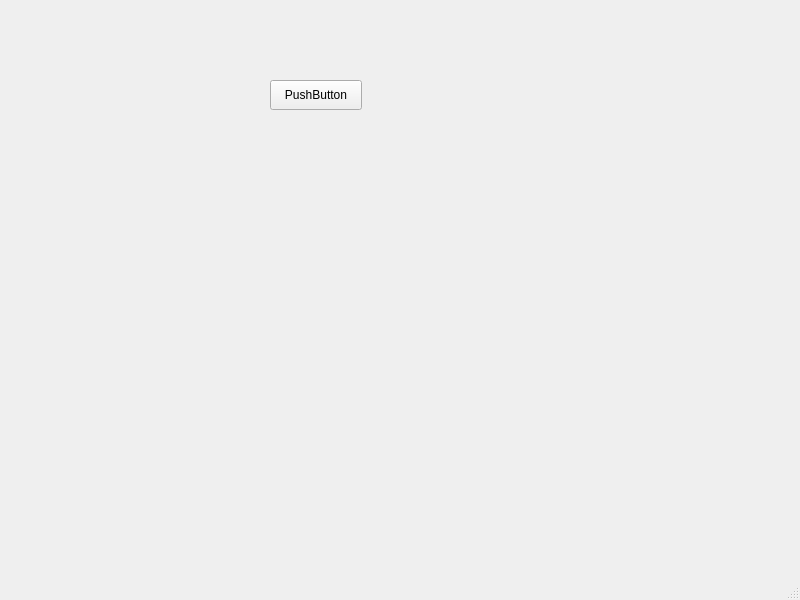
<?xml version="1.0" encoding="UTF-8"?>
<ui version="4.0">
 <class>MainWindow</class>
 <widget class="QMainWindow" name="MainWindow">
  <property name="geometry">
   <rect>
    <x>0</x>
    <y>0</y>
    <width>800</width>
    <height>600</height>
   </rect>
  </property>
  <property name="windowTitle">
   <string>MainWindow</string>
  </property>
  <widget class="QWidget" name="centralwidget">
   <widget class="QPushButton" name="pushButton">
    <property name="geometry">
     <rect>
      <x>270</x>
      <y>80</y>
      <width>92</width>
      <height>30</height>
     </rect>
    </property>
    <property name="text">
     <string>PushButton</string>
    </property>
   </widget>
  </widget>
  <widget class="QMenuBar" name="menubar">
   <property name="geometry">
    <rect>
     <x>0</x>
     <y>0</y>
     <width>800</width>
     <height>26</height>
    </rect>
   </property>
  </widget>
  <widget class="QStatusBar" name="statusbar"/>
 </widget>
 <resources/>
 <connections/>
</ui>
